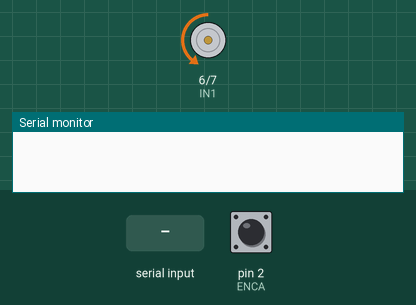
Recording of a sketch running on a simulated Arduino Uno, built with avr-gcc and run on an emulated ATmega328P. On the bench: motor-driver pin pairs drawn as motors (green arrow = first pin HIGH = forward, orange = second pin HIGH = backward, longer = more drive, scaled by the enable pin), the last lines printed to the serial monitor. The test bench sets the inputs (shaded band); at power-on: pin 2 (ENCA) HIGH.

Above: at 1.2 s.
1.3 s: "90,45\n" received over Serial
4.3 s: "g90\n" received over Serial
At 7.3 s:
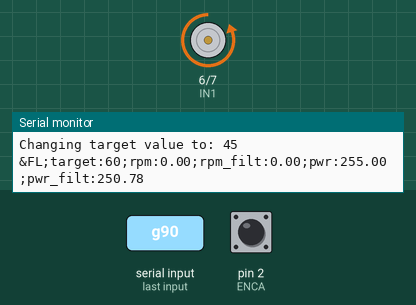
At 14.22 s:
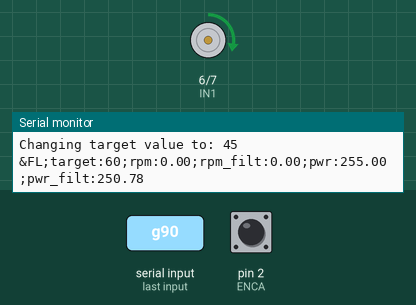
Timing chart, 0 to 15.5 s (numbered marks = the images above; inputs shaded):
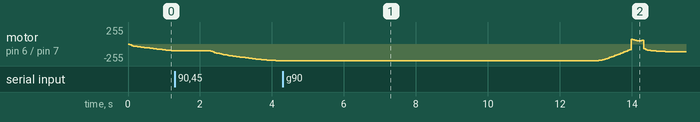

The sketch:

pid_roc_filtered.ino
```cpp
#include <util/atomic.h> // For the ATOMIC_BLOCK macro
// #include <MotorController.hpp>

#define ENCA 2 // Sensor signal line A phase - YELLOW
#define ENCB 3 // Sensor signal line B phase - GREEN
#define PWM 5 // EN-A L298N PWM SIGNAL - BLUE
#define IN1 6 // L298N detection direction 2 - PURPLE
#define IN2 7 // L298N detection direction 1 - WHITE
#define MAXCPR 330 //1320 // PULSOS POR REVOLUCIÓN DEL MOTOR
#define WRAD 48 // RADIO EN mm
// #define PI 3.1416
#define MAXRPM 330
#define REFRESHRATE 50 // ms

volatile int pulsos = 0; // specify pulsos as volatile: https://www.arduino.cc/reference/en/language/variables/variable-scope-qualifiers/volatile/
volatile int theta = 0; // specify pulsos as volatile: https://www.arduino.cc/reference/en/language/variables/variable-scope-qualifiers/volatile/
long prevT = 0;
float eprev = 0;
float e = 0;
float dedt = 0;
float eintegral = 0;
int target_value = 60;
float aux_timer = 0;
float change_value = 0;

int vel_lineal = 0;
int vel_angular = 0;

float pwr=0;
float pwr_filt=0;
float pwr_prev=0;
float rpm=0;
float rpm_filt=0;
float rpm_prev=0;

unsigned long temp_ms;
int signal_period = 10000; // ms
float ChangeInputSignalTime=2;//signal_period/360;// para periodo de 10s // para señal cuadrada: 5; // seconds
float temporizadorCambioVelocidad=0;

int step=0;

void setup() {
  TCCR1B = TCCR1B & B11111000 | B00000101;
  Serial.begin(115200);
  pinMode(ENCA,INPUT);
  pinMode(ENCB,INPUT);
  attachInterrupt(digitalPinToInterrupt(ENCA),readEncoder,RISING);

  pinMode(PWM,OUTPUT);
  pinMode(IN1,OUTPUT);
  pinMode(IN2,OUTPUT);
}

void loop() {

  // set target pulsostion
  //int target = 1200;
  readSerialInput();
  int target = target_value;
  // float rpm;
  float rps;
  float revoluciones;

  // PID constants
  float kp = 0.8; //0.05
  float kd = 0.1; // 0.025;
  float ki = 1.0;// 1.0;

  // time difference
  long currT = micros();
  float deltaTs = ((float) (currT - prevT))/( 1.0e6 );
  float deltaTms = ((float) (currT - prevT))/( 1.0e3 );
  float temporizadorCambioValor = fabs(((float) (currT - temporizadorCambioVelocidad))/( 1.0e6 )); // ms
  // float pwr;

  if (deltaTms >= REFRESHRATE){
      //Modifica las variables de la interrupción forma atómica
      ATOMIC_BLOCK(ATOMIC_RESTORESTATE){
        revoluciones = (float)pulsos/(float)MAXCPR;
        rps = revoluciones*1000/deltaTms;
        rpm = rps*60;
        rpm_filt = 0.854*rpm_filt + 0.0728*rpm + 0.0728*rpm_prev;
        rpm_prev = rpm;
        // Serial.println(" - RPM: " + String(rpm) + " - pulsos: " + String(pulsos) + " - revoluciones: " + String(revoluciones) + " - RPS: " + String(rps) + " - deltaTs: " + String(deltaTs) + " - deltaTms: " + String(deltaTms));
        prevT = currT;
        pulsos = 0;
      }
    // error
    e = rpm - target; // original calculation
    // e = rpm_filt - target; // filtered calculation -> makes no sense, error must be based on the real value

    // derivative
    dedt = (e-eprev)/(deltaTs);

    // integral
    eintegral = eintegral + e*deltaTs;

    // control signal
    float u = kp*e + kd*dedt + ki*eintegral;

    // motor power
    pwr = fabs(u);
    if( pwr > 255 ){
      pwr = 255;
    }
    pwr_filt = 0.854*pwr_filt + 0.0728*pwr + 0.0728*pwr_prev;
    pwr_prev = pwr;
    // motor direction
    int dir = 1;
    if(u<0){
      dir = -1;
    }
    // signal the motor
    setMotor(getMotorDirection(u),pwr_filt,PWM,IN1,IN2);
    // store previous error
    eprev = e;
    }
    // if (deltaTms >= REFRESHRATE){
    //   Serial.println("Current Step: " + String(step) +
    // " - target: " + String(target_value));
        // logger(target, rpm, pwr, e);
    // }

    // sinusoidalInputSignal(temporizadorCambioValor, currT, step);
    // if (step >= 360){
    //   step = 0;
    // } else {
    //   step += 1;
    // }
    // Serial.println("Current Step: " + String(step) +
    // " - target: " + String(target_value));
    squaredMultiInputSignal(temporizadorCambioValor, currT);

}

  // motor direction
int getMotorDirection(float u){
    if(u<0){
      return -1;
    }else{
      return 1;
    }
}

void setMotor(int dir, int pwmVal, int pwm, int in1, int in2){
  analogWrite(pwm,pwmVal);
  if(dir == 1){
    digitalWrite(in1,HIGH);
    digitalWrite(in2,LOW);
  }
  else if(dir == -1){
    digitalWrite(in1,LOW);
    digitalWrite(in2,HIGH);
  }
  else{
    digitalWrite(in1,LOW);
    digitalWrite(in2,LOW);
  }
}

void readEncoder(){
  int b = digitalRead(ENCB);
  if(b > 0){
    pulsos++;
  }
  else{
    pulsos--;
  }
}

void readSerialInput(){

  if (Serial.available() > 0) {
    // read the incoming byte:
    float userInput = Serial.read();               // read user input

      if(userInput == 'g'){                  // if we get expected value
   // read the input pin
            Serial.println("&FL;target:"+ String(target_value) +
            ";rpm:"+ String(rpm)+
            ";rpm_filt:"+ String(rpm_filt)+
            ";pwr:"+ String(pwr)+
            ";pwr_filt:"+ String(pwr_filt));

      } else {
      int rpm_val = Serial.parseInt();
      if (rpm_val != 0) {
        if (fabs(rpm_val) > MAXRPM){
          if (rpm_val > 0){
          rpm_val = MAXRPM;
          }
          else{
            rpm_val = -MAXRPM;
          }
        }
      target_value = rpm_val;
      Serial.print("Changing target value to: ");
      Serial.println(target_value);
      }
    }


  } else {

  }
}

float squaredInputSignal(float elapsed_time, float currT){
    if (fabs(elapsed_time) >= ChangeInputSignalTime){
        temporizadorCambioVelocidad = currT;
        if (target_value <= 60){
          target_value = 180;
        }else{
          target_value = 60;
        }
    }
}
float squaredMultiInputSignal(float elapsed_time, float currT){
    if (fabs(elapsed_time) >= ChangeInputSignalTime){
        temporizadorCambioVelocidad = currT;
        if (target_value == 60){
          target_value = 180;
        }else if (target_value == 180){
          target_value = 240;
        }else if (target_value == 240){
          target_value = -60;
        }else if (target_value == -60){
          target_value = -180;
        }else if (target_value == -180){
          target_value = -240;
        }else if (target_value == -240){
          target_value = 0;
        } else {
          target_value = 60;
        }
    }
}

float sinusoidalInputSignal(float elapsed_time, float currT, int step){
    if (fabs(elapsed_time) >= ChangeInputSignalTime){
      temporizadorCambioVelocidad = currT;
      float t = step * signal_period;
      // target_value = (600*sin(PI/180)*t/(signal_period+360));
      // Serial.println("t: " + String(t) +
      // " elapsed_time: " + String(elapsed_time) +
      // " target_value: " + String(target_value));
    }
}

float RPMtoMpS(float rpm){
  return (2 * PI * (WRAD/1000)) / 60 * rpm;
}

void plotter_logger(int target, float real, float power, int error){
  Serial.println("");
  Serial.print("targetRPM:");
  Serial.print(target);
  Serial.print("|xy ");
  Serial.print("realRPM:");
  Serial.print(real);
  Serial.print("|xy ");
  Serial.print("PWR-output:");
  Serial.print(power);
  Serial.print("|xy ");
  // Serial.print("error:");
  // Serial.print(error);
  // Serial.print("|xy ");
  // Serial.print(" - E:");
  // Serial.print(e);
  // Serial.print(" - dEdt:");
  // Serial.print(dedt);
  // Serial.print(" - E Integral:");
  // Serial.print(eintegral);
  // Serial.print(" - PrevT:");
  // Serial.print(prevT);
  // Serial.print(" - CurrT:");
  // Serial.print(micros());
  // Serial.println("|xy ");

}
```
